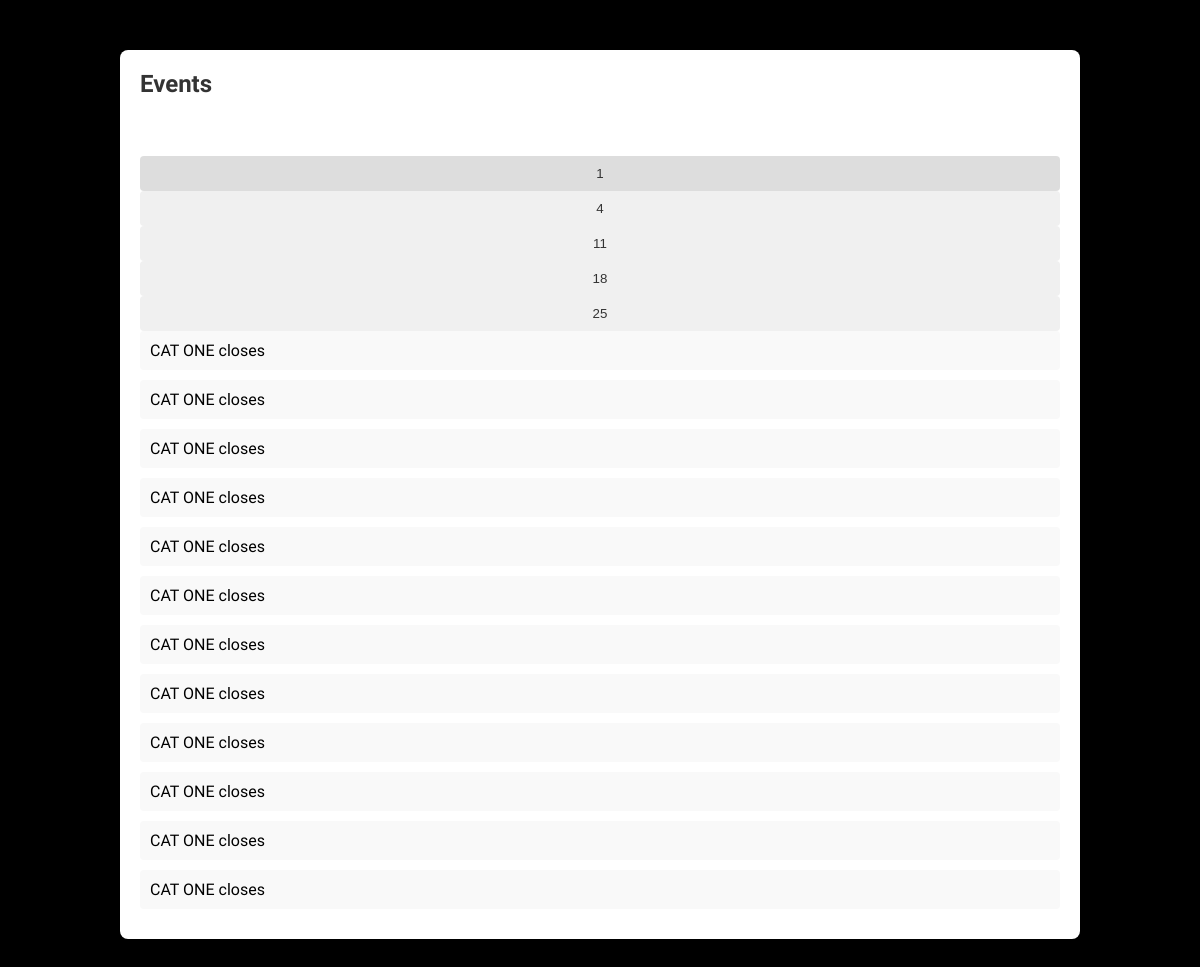
The app's page /events with its own data.
### tables this page shows
CREATE TABLE events (day_number TEXT, event_title TEXT);

### app.py (the view)
@app.route('/events')
def display_events():
    with sqlite3.connect('events.db') as conn:
        cursor = conn.cursor()
        cursor.execute('SELECT * FROM events')
        events = cursor.fetchall()
    return render_template('events.html', events=events)

### templates/events.html (shortened to what this page needs)
<!DOCTYPE html>
<html lang="en">
<head>
    <link rel="stylesheet" href="{{ url_for('static', filename='css/styles.css') }}">
</head>
<body>
    <div class="container">
        <h2>Events</h2>
        <h1 class="currentdate"></h1>
        <div class="tab-content">
            {% if events %}
                {% set days = {} %}
                {% for day, events_list in days.items() %}
                    <button class="tablinks" onclick="openTab(event, '{{ day }}')">{{ day }}</button>
                {% endfor %}
                {% for day, events_list in days.items() %}
                    <div id="{{ day }}" class="tab">
                        <ul>
                            {% for event in events_list %}
                                <li>{{ event }}</li>
                            {% endfor %}
                        </ul>
                    </div>
                {% endfor %}
            {% else %}
                <p>No events found.</p>
            {% endif %}
        </div>
    </div>
</body>
</html>

### static/css/styles.css (style rules this page uses)
* { margin: 0; padding: 0; box-sizing: border-box; }
body { font-family: Arial, sans-serif; background-color: black; font-family: "Madimi One", sans-serif; font-weight: 400; font-style: normal; }
h1 { color: #fff; text-align: center; margin-top: 20px; }
.container { width: 80%; margin: 50px auto; background-color: #fff; border-radius: 8px; padding: 20px; box-shadow: 0 4px 8px rgba(0, 0, 0, 0.1); }
h2 { margin-bottom: 20px; color: #333; }
button { width: 100%; padding: 12px 20px; background-color: #4CAF50; color: white; border: none; border-radius: 4px; cursor: pointer; transition: background-color 0.3s ease; }
.tab { display: none; }
.tablinks { background-color: #f0f0f0; color: #333; padding: 10px 20px; border: none; cursor: pointer; transition: background-color 0.3s ease; }
.tablinks.active { background-color: #ddd; }
ul { list-style-type: none; }
ul li { margin-bottom: 10px; padding: 10px; background-color: #f9f9f9; border-radius: 4px; }

### templates/events.html (style rules this page uses)
.tab { display: none; }

### records on screen
events: day_number "11"
events: day_number "18"
events: day_number "25"
events: event_title "CAT ONE closes"
events: event_title "CAT ONE closes"
events: event_title "CAT ONE closes"
events: event_title "CAT ONE closes"
events: event_title "CAT ONE closes"
events: event_title "CAT ONE closes"
events: event_title "CAT ONE closes"
events: event_title "CAT ONE closes"
events: event_title "CAT ONE closes"
events: event_title "CAT ONE closes"
events: event_title "CAT ONE closes"
events: event_title "CAT ONE closes"

### other values on screen
{{ day }} "1" "4"
